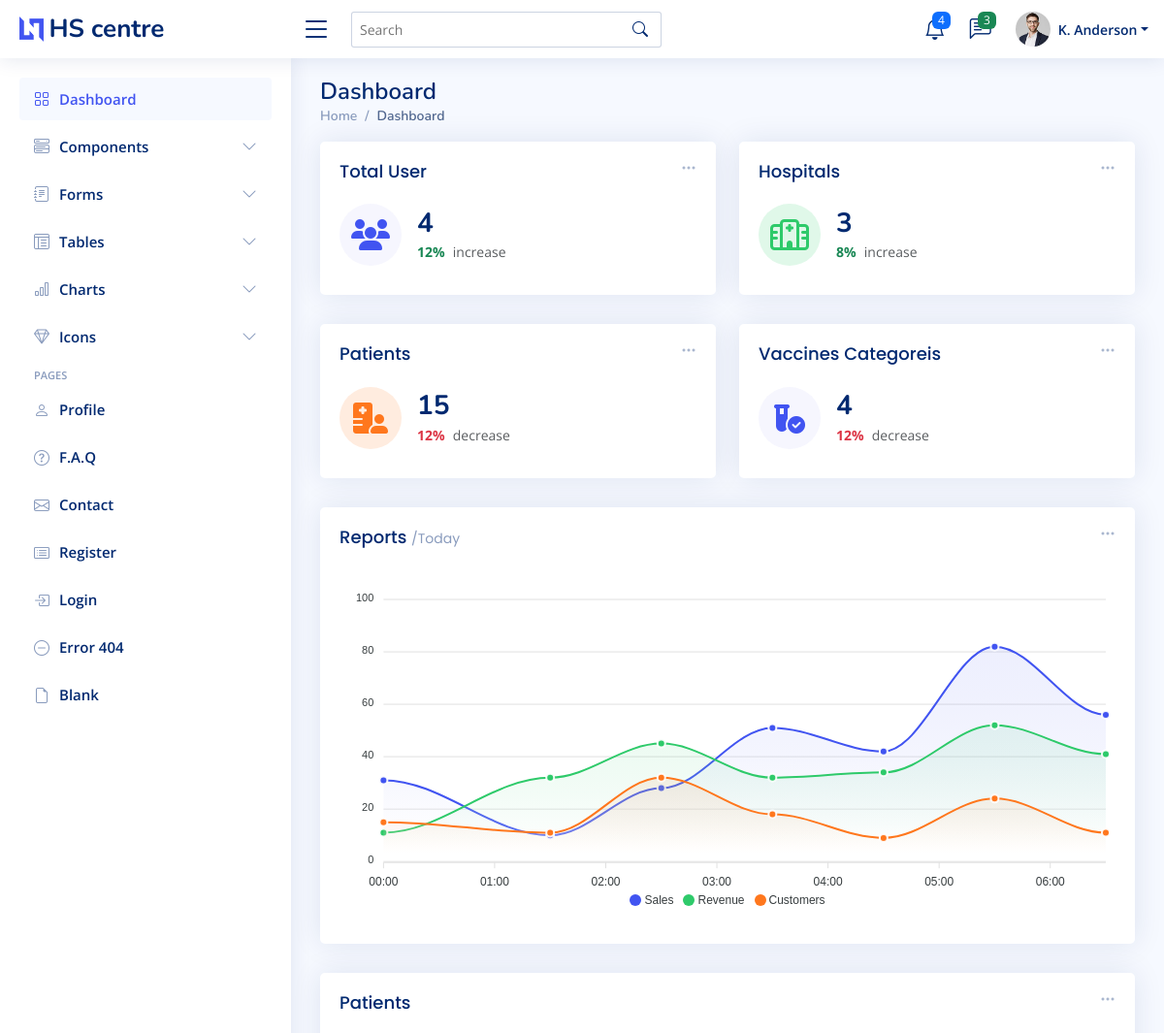
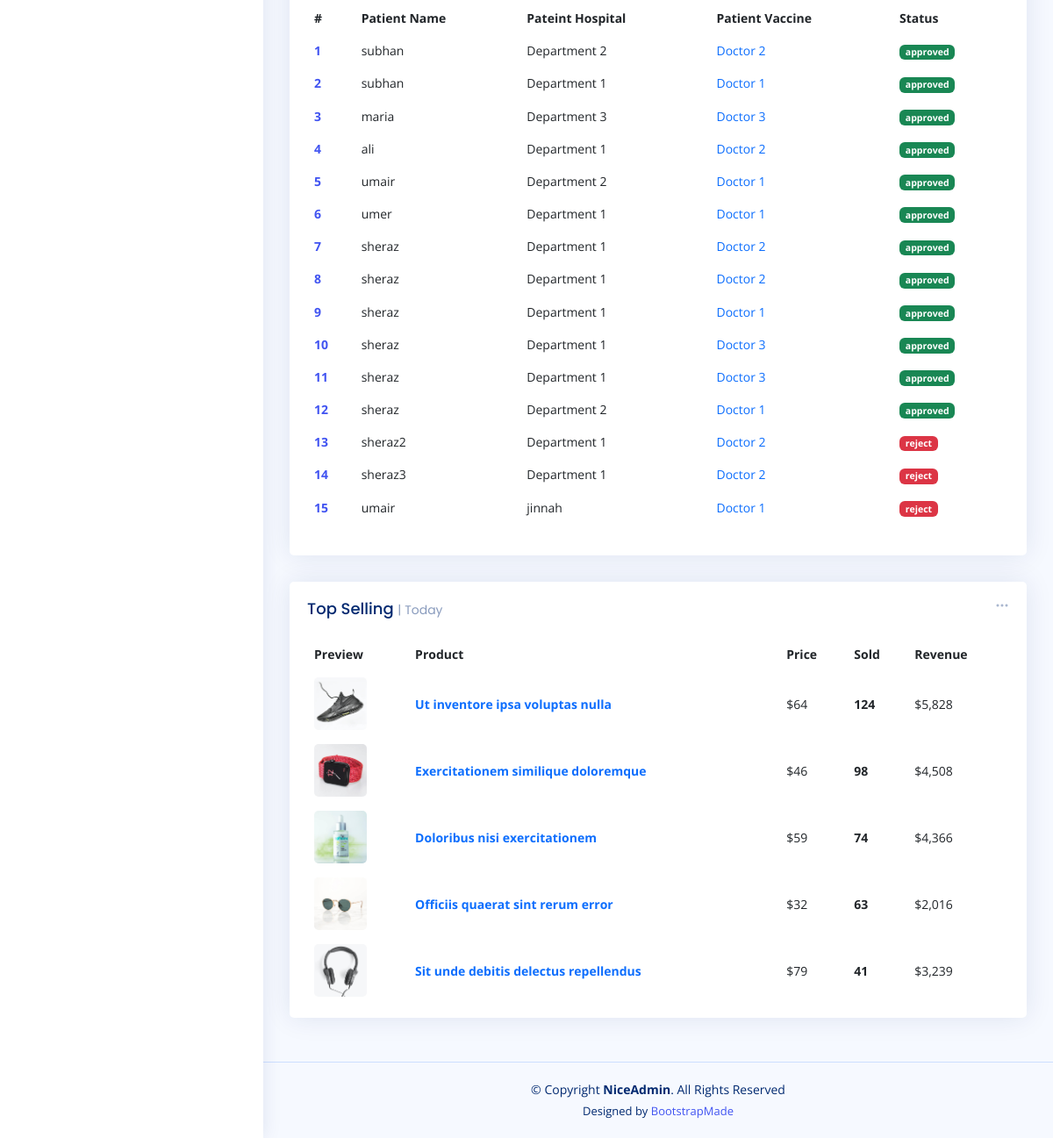
The page /NiceAdmin/admin-index.php on the database its author committed (2 pictures, top to bottom).
### tables this page shows
CREATE TABLE `reg_patient` (
  `patient_id` int(11) NOT NULL,
  `patient_name` varchar(200) NOT NULL,
  `patient_email` varchar(200) NOT NULL,
  `patient_phone` varchar(255) NOT NULL,
  `patient_cnic` varchar(255) NOT NULL,
  `patient_age` varchar(22) NOT NULL,
  `patient_select_hos` varchar(222) NOT NULL,
  `patient_gender` varchar(222) NOT NULL,
  `patient_vacc` varchar(222) NOT NULL,
  `patient_app_day` varchar(222) NOT NULL,
  `patient_status` varchar(222) NOT NULL
);

### NiceAdmin/admin-index.php (the view, shortened to what this page needs)
<?php
require 'conn.php';
$fetch_userQ = "SELECT * FROM `user`";
$fetch_user = mysqli_query($conn,$fetch_userQ);
$totalUser = mysqli_num_rows($fetch_user);
$fetch_HospitalQ = "SELECT * FROM `reg_hospital`";
$fetch_Hospital = mysqli_query($conn,$fetch_HospitalQ);
$totalHospital = mysqli_num_rows($fetch_Hospital);
$fetch_PatientQ = "SELECT * FROM `reg_patient`";
$fetch_Patient = mysqli_query($conn,$fetch_PatientQ);
$totalPatient = mysqli_num_rows($fetch_Patient);
$fetch_vaccineQ = "SELECT * FROM `vaccine`";
$fetch_vaccine = mysqli_query($conn,$fetch_vaccineQ);
$totalvaccine = mysqli_num_rows($fetch_vaccine);
?>
<!DOCTYPE html>
<html lang="en">
<head>
  <link href="assets/vendor/bootstrap/css/bootstrap.min.css" rel="stylesheet">
  <link href="assets/vendor/bootstrap-icons/bootstrap-icons.css" rel="stylesheet">
  <link href="assets/vendor/boxicons/css/boxicons.min.css" rel="stylesheet">
  <link href="assets/vendor/quill/quill.snow.css" rel="stylesheet">
  <link href="assets/vendor/quill/quill.bubble.css" rel="stylesheet">
  <link href="assets/vendor/remixicon/remixicon.css" rel="stylesheet">
  <link href="assets/vendor/simple-datatables/style.css" rel="stylesheet">
  <link href="assets/css/style.css" rel="stylesheet">
  <link href="https://cdnjs.cloudflare.com/ajax/libs/font-awesome/6.4.0/css/all.min.css" rel="stylesheet">
</head>
<body>
<?php require './component/_admin_nav.php';?>
  <main id="main" class="main " >
    <div class="pagetitle ">
      <h1>Dashboard</h1>
      <nav>
        <ol class="breadcrumb">
          <li class="breadcrumb-item"><a href="admin-index.php">Home</a></li>
          <li class="breadcrumb-item active">Dashboard</li>
        </ol>
      </nav>
    </div>
    <section class="section dashboard ">
      <div class="row ">
        <div class="col-lg-12">
          <div class="row ">
            <div class="col-xxl-4 col-md-6  w-50">
              <div class="card info-card sales-card">
                <div class="filter">
                  <a class="icon" href="#" data-bs-toggle="dropdown"><i class="bi bi-three-dots"></i></a>
                </div>
                <div class="card-body">
                  <h5 class="card-title">Total User</h5>
                  <div class="d-flex align-items-center">
                    <div class="card-icon rounded-circle d-flex align-items-center justify-content-center">
                    <i class="fa-solid fa-users"></i>
                    </div>
                    <div class="ps-3">
                      <h6><?=$totalUser?></h6>
                      <span class="text-success small pt-1 fw-bold">12%</span> <span class="text-muted small pt-2 ps-1">increase</span>
                    </div>
                  </div>
                </div>
              </div>
            </div>
            <div class="col-xxl-4 col-md-6  w-50">
              <div class="card info-card revenue-card">
                <div class="filter">
                  <a class="icon" href="#" data-bs-toggle="dropdown"><i class="bi bi-three-dots"></i></a>
                </div>
                <div class="card-body">
                  <h5 class="card-title">Hospitals<span></span></h5>
                  <div class="d-flex align-items-center">
                    <div class="card-icon rounded-circle d-flex align-items-center justify-content-center">
                    <i class="fa-regular fa-hospital"></i>
                    </div>
                    <div class="ps-3">
                      <h6><?=$totalHospital?></h6>
                      <span class="text-success small pt-1 fw-bold">8%</span> <span class="text-muted small pt-2 ps-1">increase</span>
                    </div>
                  </div>
                </div>
              </div>
            </div>
<div class="col-xxl-4 col-xl-12 w-50">
<div class="card info-card customers-card">
  <div class="filter">
    <a class="icon" href="#" data-bs-toggle="dropdown"><i class="bi bi-three-dots"></i></a>
  </div>
  <div class="card-body">
    <h5 class="card-title">Patients </h5>
    <div class="d-flex align-items-center">
      <div class="card-icon rounded-circle d-flex align-items-center justify-content-center">
      <i class="fa-solid fa-hospital-user"></i>
      </div>
      <div class="ps-3">
        <h6><?=$totalPatient?></h6>
        <span class="text-danger small pt-1 fw-bold">12%</span> <span class="text-muted small pt-2 ps-1">decrease</span>
      </div>
    </div>
  </div>
</div>
</div>
<div class="col-xxl-4 col-xl-12 w-50">
<div class="card info-card sales-card">
  <div class="filter">
    <a class="icon" href="#" data-bs-toggle="dropdown"><i class="bi bi-three-dots"></i></a>
  </div>
  <div class="card-body">
    <h5 class="card-title">Vaccines Categoreis </h5>
    <div class="d-flex align-items-center">
      <div class="card-icon rounded-circle d-flex align-items-center justify-content-center">
      <i class="fa-solid fa-vial-circle-check"></i>
      </div>
      <div class="ps-3">
        <h6><?=$totalvaccine?></h6>
        <span class="text-danger small pt-1 fw-bold">12%</span> <span class="text-muted small pt-2 ps-1">decrease</span>
      </div>
    </div>
  </div>
</div>
</div>
            <div class="col-12 ">
              <div class="card">
                <div class="filter">
                  <a class="icon" href="#" data-bs-toggle="dropdown"><i class="bi bi-three-dots"></i></a>
                </div>
                <div class="card-body">
                  <h5 class="card-title">Reports <span>/Today</span></h5>
                  <div id="reportsChart"></div>
                </div>
              </div>
            </div>
            <div class="col-12" >
              <div class="card recent-sales overflow-auto">
                <div class="filter">
                  <a class="icon" href="#" data-bs-toggle="dropdown"><i class="bi bi-three-dots"></i></a>
                </div>
                <div class="card-body">
                  <h5 class="card-title">Patients </h5>
                  <table class="table table-borderless datatable " id="dowload_pdf">
                    <thead>
                      <tr>
                        <th scope="col">#</th>
                        <th scope="col">Patient Name</th>
                        <th scope="col">Pateint Hospital</th>
                        <th scope="col">Patient Vaccine</th>
                        <th scope="col">Status</th>
                      </tr>
                    </thead>
                    <tbody>
                    <?php
                    if($totalPatient > 0){
                      while($patient_data = mysqli_fetch_assoc($fetch_Patient)){
                        if($patient_data['patient_status'] == 'Approved' || $patient_data['patient_status'] == 'approved'){
                          echo '<tr>
                          <th scope="row"><a href="#">'.$patient_data['patient_id'].'</a></th>
                          <td>'.$patient_data['patient_name'].'</td>
                          <td>'.$patient_data['patient_select_hos'].'</td>
                          <td><a href="#" class="text-primary">'.$patient_data['patient_vacc'].'</a></td>
                          <td><span class="badge bg-success">'.$patient_data['patient_status'].'</span></td>
                        </tr>';
                        }
                        if($patient_data['patient_status'] == 'Reject' || $patient_data['patient_status'] == 'reject'){
                          echo '<tr>
                          <th scope="row"><a href="#">'.$patient_data['patient_id'].'</a></th>
                          <td>'.$patient_data['patient_name'].'</td>
                          <td>'.$patient_data['patient_select_hos'].'</td>
                          <td><a href="#" class="text-primary">'.$patient_data['patient_vacc'].'</a></td>
                          <td><span class="badge bg-danger">'.$patient_data['patient_status'].'</span></td>
                        </tr>';
                        }
                        }
                    }
                    ?>
                    </tbody>
                  </table>
                </div>
              </div>
            </div>
            <div class="col-12 ">
              <div class="card top-selling overflow-auto">
                <div class="filter">
                  <a class="icon" href="#" data-bs-toggle="dropdown"><i class="bi bi-three-dots"></i></a>
                </div>
                <div class="card-body pb-0">
                  <h5 class="card-title">Top Selling <span>| Today</span></h5>
                  <table class="table table-borderless">
                    <thead>
                      <tr>
                        <th scope="col">Preview</th>
                        <th scope="col">Product</th>
                        <th scope="col">Price</th>
                        <th scope="col">Sold</th>
                        <th scope="col">Revenue</th>
                      </tr>
                    </thead>
                    <tbody>
                      <tr>
                        <th scope="row"><a href="#"><img src="assets/img/product-1.jpg" alt=""></a></th>
                        <td><a href="#" class="text-primary fw-bold">Ut inventore ipsa voluptas nulla</a></td>
                        <td>$64</td>
                        <td class="fw-bold">124</td>
                        <td>$5,828</td>
                      </tr>
                      <tr>
                        <th scope="row"><a href="#"><img src="assets/img/product-2.jpg" alt=""></a></th>
                        <td><a href="#" class="text-primary fw-bold">Exercitationem similique doloremque</a></td>
                        <td>$46</td>
                        <td class="fw-bold">98</td>
                        <td>$4,508</td>
                      </tr>
                      <tr>
                        <th scope="row"><a href="#"><img src="assets/img/product-3.jpg" alt=""></a></th>
                        <td><a href="#" class="text-primary fw-bold">Doloribus nisi exercitationem</a></td>
                        <td>$59</td>
                        <td class="fw-bold">74</td>
                        <td>$4,366</td>
                      </tr>
                      <tr>
                        <th scope="row"><a href="#"><img src="assets/img/product-4.jpg" alt=""></a></th>
                        <td><a href="#" class="text-primary fw-bold">Officiis quaerat sint rerum error</a></td>
                        <td>$32</td>
                        <td class="fw-bold">63</td>
                        <td>$2,016</td>
                      </tr>
                      <tr>
                        <th scope="row"><a href="#"><img src="assets/img/product-5.jpg" alt=""></a></th>
                        <td><a href="#" class="text-primary fw-bold">Sit unde debitis delectus repellendus</a></td>
                        <td>$79</td>
                        <td class="fw-bold">41</td>
                        <td>$3,239</td>
                      </tr>
                    </tbody>
                  </table>
                </div>
              </div>
            </div>
          </div>
        </div>
      </div>
    </section>
  </main>
  <footer id="footer" class="footer">
    <div class="copyright">
      &copy; Copyright <strong><span>NiceAdmin</span></strong>. All Rights Reserved
    </div>
    <div class="credits">
      Designed by <a href="https://bootstrapmade.com/">BootstrapMade</a>
    </div>
  </footer>
</body>
</html>

### NiceAdmin/component/_admin_nav.php (shortened to what this page needs)
<header id="header" class="header fixed-top d-flex align-items-center">
  <div class="d-flex align-items-center justify-content-between">
    <a href="admin-index.php" class="logo d-flex align-items-center">
      <img src="assets/img/logo.png" alt="">
      <span class="d-none d-lg-block">HS centre</span>
    </a>
    <i class="bi bi-list toggle-sidebar-btn"></i>
  </div>
  <div class="search-bar">
    <form class="search-form d-flex align-items-center" method="POST" action="#">
      <input type="text" name="query" placeholder="Search" title="Enter search keyword">
      <button type="submit" title="Search"><i class="bi bi-search"></i></button>
    </form>
  </div>
  <nav class="header-nav ms-auto">
    <ul class="d-flex align-items-center">
      <li class="nav-item dropdown">
        <a class="nav-link nav-icon" href="#" data-bs-toggle="dropdown">
          <i class="bi bi-bell"></i>
          <span class="badge bg-primary badge-number">4</span>
        </a>
      </li>
      <li class="nav-item dropdown">
        <a class="nav-link nav-icon" href="#" data-bs-toggle="dropdown">
          <i class="bi bi-chat-left-text"></i>
          <span class="badge bg-success badge-number">3</span>
        </a>
      </li>
      <li class="nav-item dropdown pe-3">
        <a class="nav-link nav-profile d-flex align-items-center pe-0" href="#" data-bs-toggle="dropdown">
          <img src="assets/img/profile-img.jpg" alt="Profile" class="rounded-circle">
          <span class="d-none d-md-block dropdown-toggle ps-2">K. Anderson</span>
        </a>
      </li>
    </ul>
  </nav>
</header>
<aside id="sidebar" class="sidebar">
  <ul class="sidebar-nav" id="sidebar-nav">
    <li class="nav-item">
      <a class="nav-link " href="admin-index.php">
        <i class="bi bi-grid"></i>
        <span>Dashboard</span>
      </a>
    </li>
    <li class="nav-item">
      <a class="nav-link collapsed" data-bs-target="#components-nav" data-bs-toggle="collapse" href="#">
        <i class="bi bi-menu-button-wide"></i><span>Components</span><i class="bi bi-chevron-down ms-auto"></i>
      </a>
    </li>
    <li class="nav-item">
      <a class="nav-link collapsed" data-bs-target="#forms-nav" data-bs-toggle="collapse" href="#">
        <i class="bi bi-journal-text"></i><span>Forms</span><i class="bi bi-chevron-down ms-auto"></i>
      </a>
    </li>
    <li class="nav-item">
      <a class="nav-link collapsed" data-bs-target="#tables-nav" data-bs-toggle="collapse" href="#">
        <i class="bi bi-layout-text-window-reverse"></i><span>Tables</span><i class="bi bi-chevron-down ms-auto"></i>
      </a>
    </li>
    <li class="nav-item">
      <a class="nav-link collapsed" data-bs-target="#charts-nav" data-bs-toggle="collapse" href="#">
        <i class="bi bi-bar-chart"></i><span>Charts</span><i class="bi bi-chevron-down ms-auto"></i>
      </a>
    </li>
    <li class="nav-item">
      <a class="nav-link collapsed" data-bs-target="#icons-nav" data-bs-toggle="collapse" href="#">
        <i class="bi bi-gem"></i><span>Icons</span><i class="bi bi-chevron-down ms-auto"></i>
      </a>
    </li>
    <li class="nav-heading">Pages</li>
    <li class="nav-item">
      <a class="nav-link collapsed" href="users-profile.php">
        <i class="bi bi-person"></i>
        <span>Profile</span>
      </a>
    </li>
    <li class="nav-item">
      <a class="nav-link collapsed" href="pages-faq.php">
        <i class="bi bi-question-circle"></i>
        <span>F.A.Q</span>
      </a>
    </li>
    <li class="nav-item">
      <a class="nav-link collapsed" href="pages-contact.php">
        <i class="bi bi-envelope"></i>
        <span>Contact</span>
      </a>
    </li>
    <li class="nav-item">
      <a class="nav-link collapsed" href="pages-register.php">
        <i class="bi bi-card-list"></i>
        <span>Register</span>
      </a>
    </li>
    <li class="nav-item">
      <a class="nav-link collapsed" href="pages-login.php">
        <i class="bi bi-box-arrow-in-right"></i>
        <span>Login</span>
      </a>
    </li>
    <li class="nav-item">
      <a class="nav-link collapsed" href="pages-error-404.php">
        <i class="bi bi-dash-circle"></i>
        <span>Error 404</span>
      </a>
    </li>
    <li class="nav-item">
      <a class="nav-link collapsed" href="pages-blank.php">
        <i class="bi bi-file-earmark"></i>
        <span>Blank</span>
      </a>
    </li>
  </ul>
</aside>

### rows shown on the page
reg_patient: patient_id "1", patient_name "subhan", patient_select_hos "Department 2", patient_vacc "Doctor 2", patient_status "approved"
reg_patient: patient_id "2", patient_name "subhan", patient_select_hos "Department 1", patient_vacc "Doctor 1", patient_status "approved"
reg_patient: patient_id "3", patient_name "maria", patient_select_hos "Department 3", patient_vacc "Doctor 3", patient_status "approved"
reg_patient: patient_id "4", patient_name "ali", patient_select_hos "Department 1", patient_vacc "Doctor 2", patient_status "approved"
reg_patient: patient_id "5", patient_name "umair", patient_select_hos "Department 2", patient_vacc "Doctor 1", patient_status "approved"
reg_patient: patient_id "6", patient_name "umer", patient_select_hos "Department 1", patient_vacc "Doctor 1", patient_status "approved"
reg_patient: patient_id "7", patient_name "sheraz", patient_select_hos "Department 1", patient_vacc "Doctor 2", patient_status "approved"
reg_patient: patient_id "8", patient_name "sheraz", patient_select_hos "Department 1", patient_vacc "Doctor 2", patient_status "approved"
reg_patient: patient_id "9", patient_name "sheraz", patient_select_hos "Department 1", patient_vacc "Doctor 1", patient_status "approved"
reg_patient: patient_id "10", patient_name "sheraz", patient_select_hos "Department 1", patient_vacc "Doctor 3", patient_status "approved"
reg_patient: patient_id "11", patient_name "sheraz", patient_select_hos "Department 1", patient_vacc "Doctor 3", patient_status "approved"
reg_patient: patient_id "12", patient_name "sheraz", patient_select_hos "Department 2", patient_vacc "Doctor 1", patient_status "approved"
reg_patient: patient_id "13", patient_name "sheraz2", patient_select_hos "Department 1", patient_vacc "Doctor 2", patient_status "reject"
reg_patient: patient_id "14", patient_name "sheraz3", patient_select_hos "Department 1", patient_vacc "Doctor 2", patient_status "reject"
reg_patient: patient_id "15", patient_name "umair", patient_select_hos "jinnah", patient_vacc "Doctor 1", patient_status "reject"

### other values the page prints
$totalUser "4"
$totalHospital "3"
$totalPatient "15"
$totalvaccine "4"
